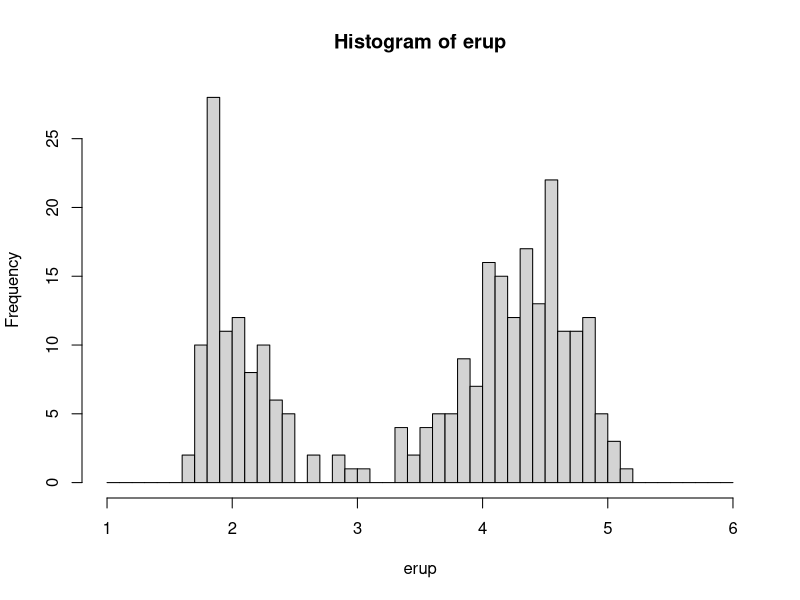
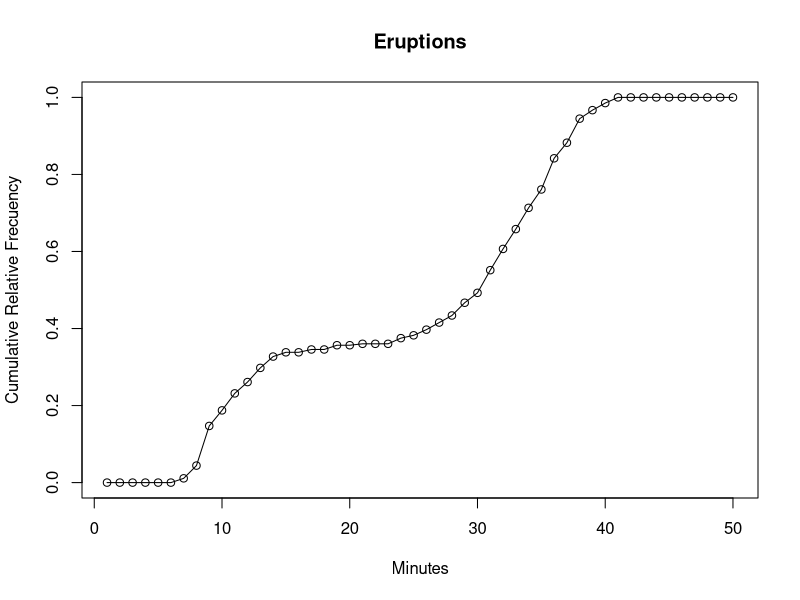

Recreate these plots in R, in order.
# histogram of relative cumulative function

mydata = faithful

# exercise: plot the cumulative relative frequency of eruptions column
# option 1: using hist to get counts (absolute frequency)
erup = mydata$eruptions
str(erup)
min(erup) # 1.4
max(erup) # 5.6
breaks1 = seq(1, 6, by=0.1)
erupt = hist(erup, breaks=breaks1, right=FALSE)
reldata = erupt$counts / nrow(mydata)
min(reldata)
max(reldata)
cumfreq = cumsum(reldata)
#plot(cumfreq, main='Eruptions', xlab='Minutes', ylab='Cumulative Relative Frecuency')
#lines(cumfreq)

# option 2: using cut and table to get counts (absolute frequency)
eruptions = mydata$eruptions
breaks2 = seq(1,6, by =0.1)
eruptions_cut = cut(eruptions, breaks2, right=F)
eruptions_table = table(eruptions_cut)
relfreq = eruptions_table / nrow(mydata)
cumrelfreq = cumsum(relfreq)
plot(cumrelfreq, main='Eruptions', xlab='Minutes', ylab='Cumulative Relative Frecuency')
lines(cumrelfreq)

# additional: cumulative absolute frequency
eruptions = mydata$eruptions
breaks3 = seq(1, 6, by = 0.1)
eruptions_cut = cut(eruptions, breaks3, right=F)
eruptions_table = table(eruptions_cut) # abs freq
cumabsfreq = cumsum(eruptions_table)
#plot(cumabsfreq, main='Eruptions', xlab='Minutes', ylab='Cumulative Absolute Frecuency')
#lines(cumabsfreq)

# additional: absolute frequency bar plot
eruptions = mydata$eruptions
breaks4 = seq(1,6, by=0.1)
eruptions_cut = cut(eruptions, breaks4, right=F)
eruptions_table = table(eruptions_cut)
#barplot(eruptions_table, main='Eruptions')

# additional: relative frequency bar plot
eruptions = mydata$eruptions
breaks4 = seq(1,6, by=0.1)
eruptions_cut = cut(eruptions, breaks4, right=F)
eruptions_table = table(eruptions_cut)
relfreq = eruptions_table / nrow(mydata)
#barplot(relfreq, main='Eruptions')

# pie chart 
# pie(eruptions_table)

# stem and leaf 
stem(eruptions)

# stdev
x = mydata$eruptions
mean_erup = mean(x)
variance = sum((x - mean_erup)^2) / (length(x))
stdev = sd(x)
dev_coeff = stdev / mean_erup

mean_erup
stdev
dev_coeff
stem(x)
# the number 34 is 3.4